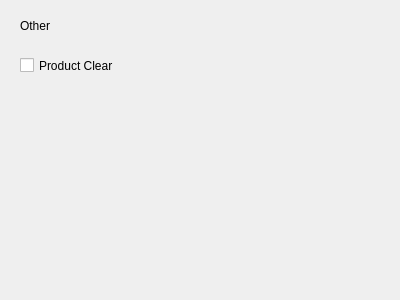
<?xml version="1.0" encoding="UTF-8"?>
<ui version="4.0">
 <class>OtherPage</class>
 <widget class="QWidget" name="OtherPage">
  <property name="geometry">
   <rect>
    <x>0</x>
    <y>0</y>
    <width>400</width>
    <height>300</height>
   </rect>
  </property>
  <property name="windowTitle">
   <string>Form</string>
  </property>
  <widget class="QLabel" name="label">
   <property name="geometry">
    <rect>
     <x>20</x>
     <y>20</y>
     <width>54</width>
     <height>12</height>
    </rect>
   </property>
   <property name="text">
    <string>Other</string>
   </property>
  </widget>
  <widget class="QCheckBox" name="checkBox">
   <property name="geometry">
    <rect>
     <x>20</x>
     <y>50</y>
     <width>101</width>
     <height>31</height>
    </rect>
   </property>
   <property name="text">
    <string>Product Clear</string>
   </property>
  </widget>
 </widget>
 <resources/>
 <connections/>
</ui>
